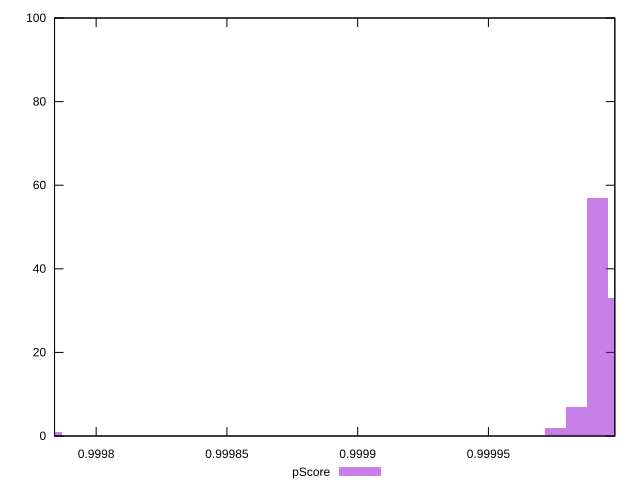

Generate this figure with gnuplot:
reset

$pScore <<EOF
0.9999757756406743 2
0.9999838036412173 7
0.9999918316417603 57
0.9999998596423033 33
0.9997831036276414 1
EOF

set key outside below
set boxwidth 0.000008028000543032524
set xrange [0.9997840912700091:0.9999983299417325]
set yrange [0:100]
set trange [0:100]
set style fill transparent solid 0.5 noborder
set terminal svg size 640, 490 enhanced background rgb 'white'
set output "report_00023_2021-02-20T12:14:57.249Z/mainthread-work-breakdown/samples/pages+cached+noadtech+nomedia+nocss/pScore/histogram.svg"

plot $pScore title "pScore" with boxes

reset
